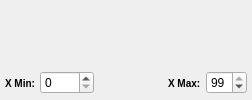
  <widget class="QDockWidget" name="m_MSEDockWidget">
   <property name="windowTitle">
    <string>Mean Square Error</string>
   </property>
   <attribute name="dockWidgetArea">
    <number>2</number>
   </attribute>
   <widget class="QWidget" name="dockWidgetContents_4">
    <layout class="QGridLayout" name="gridLayout_10">
     <property name="margin">
      <number>5</number>
     </property>
     <property name="spacing">
      <number>5</number>
     </property>
     <item row="0" column="0">
      <widget class="QwtPlot" name="m_MSEPlot">
       <property name="sizePolicy">
        <sizepolicy hsizetype="Preferred" vsizetype="Preferred">
         <horstretch>0</horstretch>
         <verstretch>0</verstretch>
        </sizepolicy>
       </property>
       <property name="minimumSize">
        <size>
         <width>100</width>
         <height>50</height>
        </size>
       </property>
       <property name="contextMenuPolicy">
        <enum>Qt::CustomContextMenu</enum>
       </property>
       <property name="toolTip">
        <string>Image Histogram and Mixture of Gaussians Plots</string>
       </property>
       <property name="statusTip">
        <string>Image Histogram and Mixture of Gaussians Plots</string>
       </property>
       <property name="frameShape">
        <enum>QFrame::NoFrame</enum>
       </property>
      </widget>
     </item>
     <item row="1" column="0">
      <layout class="QHBoxLayout" name="horizontalLayout_3">
       <property name="bottomMargin">
        <number>0</number>
       </property>
       <item>
        <widget class="QLabel" name="label_26">
         <property name="styleSheet">
          <string notr="true">QLabel {
font-weight: bold;
font-size: 10px;
}</string>
         </property>
         <property name="text">
          <string>X Min:</string>
         </property>
        </widget>
       </item>
       <item>
        <widget class="QSpinBox" name="m_msePlotXMin">
         <property name="toolTip">
          <string>The minimum X Axis value</string>
         </property>
         <property name="maximum">
          <number>1000</number>
         </property>
         <property name="value">
          <number>0</number>
         </property>
        </widget>
       </item>
       <item>
        <spacer name="horizontalSpacer_10">
         <property name="orientation">
          <enum>Qt::Horizontal</enum>
         </property>
         <property name="sizeHint" stdset="0">
          <size>
           <width>40</width>
           <height>20</height>
          </size>
         </property>
        </spacer>
       </item>
       <item>
        <widget class="QPushButton" name="saveMSEDataBtn">
         <property name="sizePolicy">
          <sizepolicy hsizetype="Fixed" vsizetype="Fixed">
           <horstretch>0</horstretch>
           <verstretch>0</verstretch>
          </sizepolicy>
         </property>
         <property name="minimumSize">
          <size>
           <width>24</width>
           <height>24</height>
          </size>
         </property>
         <property name="maximumSize">
          <size>
           <width>24</width>
           <height>24</height>
          </size>
         </property>
         <property name="toolTip">
          <string>Save plot data to a text file</string>
         </property>
         <property name="text">
          <string/>
         </property>
         <property name="icon">
          <iconset resource="../../../Resources/icons/images/Icons.qrc">
           <normaloff>:/disk_blue.png</normaloff>:/disk_blue.png</iconset>
         </property>
         <property name="iconSize">
          <size>
           <width>24</width>
           <height>24</height>
          </size>
         </property>
         <property name="flat">
          <bool>true</bool>
         </property>
        </widget>
       </item>
       <item>
        <widget class="QLabel" name="label_27">
         <property name="styleSheet">
          <string notr="true">QLabel {
font-weight: bold;
font-size: 10px;
}</string>
         </property>
         <property name="text">
          <string>X Max:</string>
         </property>
        </widget>
       </item>
       <item>
        <widget class="QSpinBox" name="m_msePlotXMax">
         <property name="toolTip">
          <string>The maximum X Axis value</string>
         </property>
         <property name="value">
          <number>99</number>
         </property>
        </widget>
       </item>
      </layout>
     </item>
    </layout>
   </widget>
  </widget>
